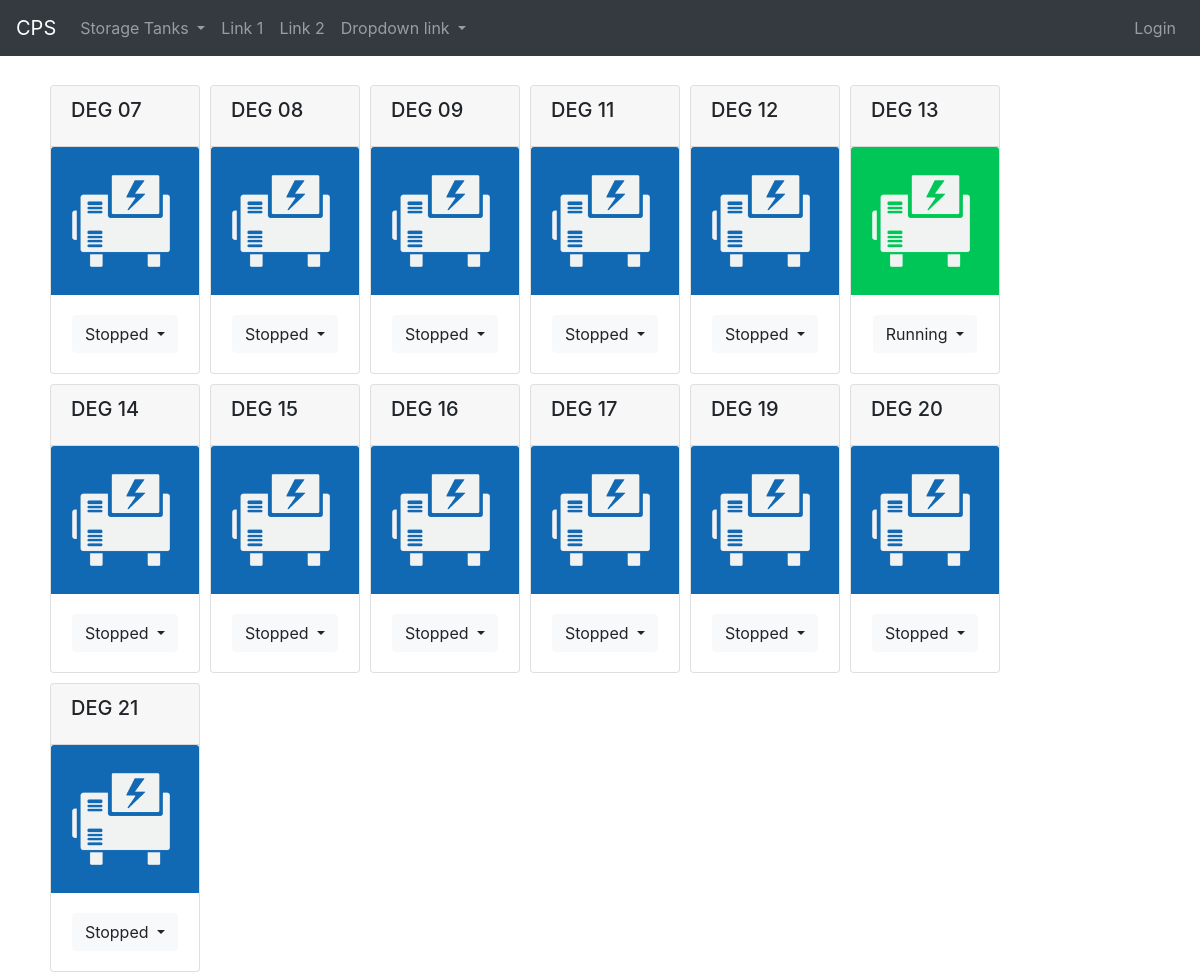
The page / on the database its author committed.
### cps/models.py (models this page shows)
class Genset(models.Model):
    class Meta:
        db_table = 'tblGensets'
        unique_together = [['engine', 'generator']]
    no = models.IntegerField(unique=True, db_index=True)
    operational = models.BooleanField(default=True)
    engine = models.ForeignKey(
        'Engine',
        on_delete=models.CASCADE
    )
    generator = models.ForeignKey(
        'Generator',
        on_delete=models.CASCADE
    )
    cap_kw = models.IntegerField()
    daytank = models.OneToOneField(
        'DayTank',
        on_delete = models.CASCADE,
        blank=True,
        null=True,
    )
    def __str__(self):
        return 'DEG {:02d}'.format(self.no)
    def running(self):
        records = RunRecord.objects.filter(genset=self.id)\
            .order_by('-record_date', '-record_time')
        if records:
            if records[0].action == "START":
                return True
        return False

### cps/views/dashboard.py (the view)
# urls.py: path('', views.dashboard.index, name='cps.dashboard'),
def index(request):
    context = {
        "gensets": Genset.objects.filter(operational=True)
    }
    return render(request, 'dashboard.html', context)

### cps/templates/dashboard.html (shortened to what this page needs)
{% extends "_base.html" %}
{% block content %}
{% load static %}
{% for genset in gensets %}
<div class="card floating-card" style="width: 150px;">
    <div class="card-header"><h5 class="card-title">{{ genset }}</h5></div>
    {% if genset.running %}
    <img class="card-img-top" src="{% static 'images/genset/running.png' %}" alt="{{ genset }} Running">
    {% else %}
    <img class="card-img-top" src="{% static 'images/genset/stopped.png' %}" alt="{{ genset }} Stopped">
    {% endif %}
    <div class="card-body text-center">
        <div class="dropdown">
            <button class="btn btn-light dropdown-toggle" type="button" id="btnDEG{{ genset.id }}" data-toggle="dropdown" aria-haspopup="true" aria-expanded="false">
            {% if genset.running %}
            Running
            {% else %}
            Stopped
            {% endif %}
            </button>
        </div>
    </div>
</div>
{% endfor %}
{% endblock %}

### public/custom-styles.css (style rules this page uses)
.floating-card { float: left; margin: 5px; max-width: 200px; }

### rows shown on the page
Genset: no "DEG 07", shows "Stopped"
Genset: no "DEG 08", shows "Stopped"
Genset: no "DEG 09", shows "Stopped"
Genset: no "DEG 11", shows "Stopped"
Genset: no "DEG 12", shows "Stopped"
Genset: no "DEG 13", shows "Running"
Genset: no "DEG 14", shows "Stopped"
Genset: no "DEG 15", shows "Stopped"
Genset: no "DEG 16", shows "Stopped"
Genset: no "DEG 17", shows "Stopped"
Genset: no "DEG 19", shows "Stopped"
Genset: no "DEG 20", shows "Stopped"
Genset: no "DEG 21", shows "Stopped"
